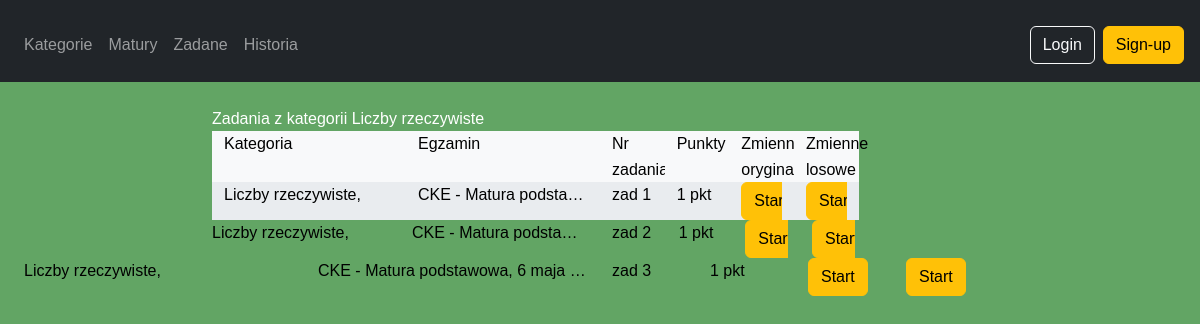
The page /matematyka/category/1/tasks/ on the database its author committed.
### matematyka/models.py (models this page shows, shortened)
class Category(models.Model):
    name = models.CharField(max_length=100, unique=True)

class Task(models.Model):
    content = models.TextField()
    points = models.IntegerField(null=True, blank=True)
    category = models.ManyToManyField(Category, related_name='tasks')
    task_group = models.ForeignKey(TaskGroup, on_delete=models.SET_NULL,blank=True,null=True, related_name='tasks')
    task_level = models.ForeignKey(TaskLevel, on_delete=models.SET_NULL,blank=True,null=True, related_name='tasks')
    exam_date = models.DateField(null=True, blank=True)
    source = models.ForeignKey(Source, on_delete=models.SET_NULL, null=True, blank=True, related_name='tasks')
    hint = models.TextField(null=True, blank=True)
    sub_number = models.CharField(max_length=10, null=True, blank=True)
    task_type = models.ForeignKey(TaskType, on_delete=models.SET_NULL, null=True, blank=True, related_name='tasks')

class Source(models.Model):
    name = models.CharField(max_length=100, unique=True)
    def __str__(self):
        return self.name

class TaskLevel(models.Model):
    exam_level = models.CharField(max_length=100, null=True, blank=True)
    school_level = models.CharField(max_length=100, null=True, blank=True)
    class_number = models.IntegerField(null=True, blank=True)
    class Meta:
        unique_together = (('exam_level', 'school_level', 'class_number'),)

### matematyka/views.py (the view)
# urls.py: path('category/<int:pk>/tasks/', views.CategoryTasksView.as_view(), name='category_tasks'),
class CategoryTasksView(generic.DetailView):
    model = Category
    template_name = 'matematyka/category_tasks.html'
    context_object_name = 'category'
    def get(self, request, *args, **kwargs):
        self.object = self.get_object()
        request.session['origin'] = {
            'type': 'category',
            'id': self.object.id
        }
        context = self.get_context_data(object=self.object)
        return self.render_to_response(context)
    def get_context_data(self, **kwargs):
        context = super().get_context_data(**kwargs)
        category_tasks = self.object.tasks.prefetch_related('category').all()
        issues = Issue.objects.filter(task__category=self.object)
        user = self.request.user if self.request.user.is_authenticated else None
        user_answers = UserAnswer.objects.filter(
            issue__in=issues,
            user=user
        ).select_related('issue', 'issue__task').prefetch_related('answer_options').distinct()
        assigned_tasks = AssignedTask.objects.filter(
            user=user, task__in=category_tasks
            ).prefetch_related(Prefetch(
                'task__issues__user_answers',
                 queryset=UserAnswer.objects.filter(
                     user = user,
                     ).select_related('issue__task', 'user').prefetch_related('answer_options')))
        assigned_by_task = {at.task_id: at for at in assigned_tasks}
        total_attempts_original = defaultdict(int)
        correct_attempts_original = defaultdict(int)
        total_attempts_random = defaultdict(int)
        correct_attempts_random = defaultdict(int)
        for ua in user_answers:
            answer_option = ua.answer_options.first()
            if answer_option:
                if ua.issue.variable_is_random:
                    total_attempts_random[ua.issue.task_id] += 1
                    if answer_option.is_correct:
                        correct_attempts_random[ua.issue.task_id] += 1
                else:
                    total_attempts_original[ua.issue.task_id] += 1
                    if answer_option.is_correct:
                        correct_attempts_original[ua.issue.task_id] += 1
        tasks = []
        for task in category_tasks:
            tasks.append({
                'task': task,
                'category': self.object,
                'total_attempts_original': total_attempts_original[task.id],
                'correct_attempts_original': correct_attempts_original[task.id],
                'total_attempts_random': total_attempts_random[task.id],
                'correct_attempts_random': correct_attempts_random[task.id],
            })
            assigned = assigned_by_task.get(task.id)
            if assigned:
                tasks[-1]['is_assigned'] = True
                is_completed = assigned.completion_date
                tasks[-1]['is_completed'] = is_completed
                tasks[-1]['deadline'] = assigned.deadline if not is_completed else None
                overdue = assigned.deadline < timezone.now() if assigned.deadline else False
                tasks[-1]['overdue'] = overdue
            else:
                tasks[-1]['is_assigned'] = False
                tasks[-1]['is_completed'] = False
                tasks[-1]['deadline'] = None
                tasks[-1]['overdue'] = False
        context['tasks'] = tasks
        context['view_type'] = 'category'
        return context

### matematyka/templates/matematyka/category_tasks.html (shortened to what this page needs)
{% extends 'base.html' %}
{% block content %}
{% block title %}
{% if view_type == 'category' %}
Zadania z kategorii {{ category.name }}
{% elif view_type == 'exam' %}
Zadania z egzaminu {{ exam_level }}, {{ exam_date }} ({{  source }} )
{% elif view_type == 'assigned' %}
Zadania przypisane użytkownikowi {{ user.username }}
{% endif %}
{% endblock %}
<div class="container custom-grid text-black">
    <div class="row">
        <div class="col-lg-3">Kategoria</div>
        <div class="col-lg-3">Egzamin</div>
        <div class="col-lg-1">Nr zadania</div>
        <div class="col-lg-1">Punkty</div>
        <div class="col-lg-1">Zmienne oryginalne</div>
        <div class="col-lg-1">Zmienne losowe</div>
    </div>
    {% for task in tasks %}
    <div class="row">
        <div class="col-lg-3">
            <div class="list-group-item list-group-item-action short-content text-black">
                {% for cat in task.task.category.all %}
                {{ cat.name }},
                {% endfor %}
            </div>
        </div>
        <div class="col-lg-3">
            <div class="list-group-item list-group-item-action short-content text-black">
                {{ task.task.source }} - {{ task.task.task_level.exam_level }}, {{ task.task.exam_date }}
            </div>
        </div>
        <div class="col-lg-1">
            <div class="list-group-item list-group-item-action short-content text-black">
                zad {{ task.task.sub_number }}
            </div>
        </div>
        <div class="col-lg-1">
            <div class="list-group-item list-group-item-action short-content text-black">
                {{ task.task.points }} pkt
            </div>
        </div>
        <div class="col-lg-1">
            <div class="list-group-item list-group-item-action short-content text-black">
                <a href="{% url 'start_issue' task.task.id %}" class="btn btn-warning">
                    {% if user.is_authenticated %}
                    {{ task.total_attempts_original }} / {{ task.correct_attempts_original }}
                    {% else %}
                    Start
                    {% endif %}
                </a>
            </div>
        </div>
        <div class="col-lg-1">
            <div class="list-group-item list-group-item-action short-content text-black">
                <a href="{% url 'start_issue' task.task.id %}?random=true" class="btn btn-warning">
                    {% if user.is_authenticated %}
                    {{ task.total_attempts_random }} / {{ task.correct_attempts_random }}
                    {% else %}
                    Start
                    {% endif %}
                </a>
            </div>
        </div>
        </div>
    </div>
    {% endfor %}
{% endblock %}

### matematyka/static/matematyka/css/style.css (style rules this page uses)
* { margin: 0; padding: 0; box-sizing: border-box; }
html, body { background-color: rgb(98, 165, 100); color: white; font-family: Arial, Helvetica, sans-serif; line-height: 1.6; }
a { color: white; text-decoration: none; }
.short-content { white-space: nowrap; overflow: hidden; text-overflow: ellipsis; }
.custom-grid .row:nth-child(odd)>[class^="col-"] { background-color: #f8f9fa; }
.custom-grid .row:nth-child(even)>[class^="col-"] { background-color: #e9ecef; }

### rows shown on the page
Category: name "Liczby rzeczywiste"
Task: task.source "CKE", task.task_level.exam_level "Matura podsta…", task.sub_number "1", task.points "1"
Task: task.source "CKE", task.task_level.exam_level "Matura podsta…", task.sub_number "2", task.points "1"
Task: task.source "CKE", task.task_level.exam_level "Matura podstawowa", task.exam_date "6 maja…", task.sub_number "3", task.points "1"
